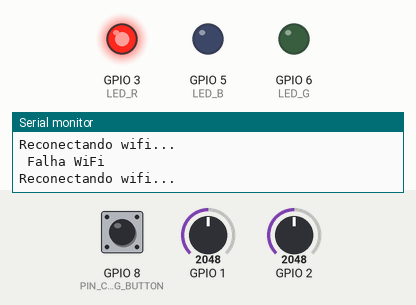
A sketch run on a simulated ESP32-S3. Parts: output pins drawn as LEDs (lit = HIGH), the last lines printed to the serial monitor. The inputs (shaded band) are chosen by the test bench; at power-on: GPIO 1 = 2048, GPIO 2 = 2048, GPIO 8 (PIN_CONFIG_BUTTON) HIGH. WiFi joins after 1.5 s; servers stay silent unless stated; EEPROM starts erased.

Above: at 16.3 s.
At 30.13 s:
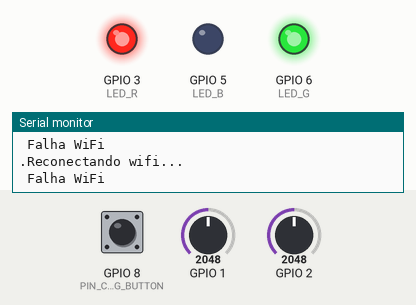
Timing chart, 0 to 41.6 s (numbered marks = the images above):
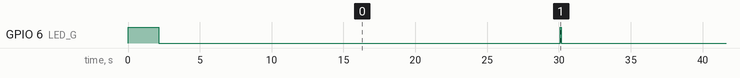

The sketch:

flowerBox.ino
```cpp
#include <SPI.h>
#include <EEPROM.h>
#include <WiFi.h>
#include <PubSubClient.h>

// ===== CONFIG =====
struct Config {
  char ssid[32];
  char password[64];
  char mqtt_server[32];
  int mqtt_port;
};

// ===== WIFI =====
int wiFiStatus = WL_IDLE_STATUS;

// ===== MQTT =====
int mqttStatus = 0;

WiFiClient wifiClient;
PubSubClient client(wifiClient);
Config config;

// ===== PINOS =====
const int PIN_LDR = A0;
const int PIN_SOIL = A1;
const int PIN_CONFIG_BUTTON = 8;
const int LED_R = 3;
const int LED_G = 6;
const int LED_B = 5;

// ===== TIMER =====
unsigned long lastRead = 0;
unsigned long lastPub = 0;
const long intervaloRead = 30000;
const unsigned long intervaloPub = 1800000;
unsigned long lastHeartbeat = 0;
const unsigned long heartbeatInterval = 1000; // 1s
unsigned long lastMQTTReset = 0;
const unsigned long MQTT_RESET_INTERVAL = 3600000; // 1h
const unsigned long REBOOT_INTERVAL = 86400000; // 1 dia
// ===== BLINK =====
unsigned long ledBlinkInicio = 0;
unsigned long ledBlinkDuracao = 0;
unsigned long ledBlinkIntervalo = 0;
unsigned long ledBlinkUltimaTroca = 0;
bool ledBlinkEstado = false;
bool ledBlinkAtivo = false;
void (*ledBlinkCor)();

// ===== DELTAS MÍNIMOS E PUBLICACAO =====
const int DELTA_LUZ = 30;
const int DELTA_UMIDADE = 50;
int lastLuminosidade = -1;
int lastUmidadeSolo = -1;

void checkWifi() {
  if (WiFi.status() == WL_CONNECTED) {
    if (!ledBlinkEstado) ledBlue();
    return;
  }
  ledRed();
  Serial.println("Reconectando wifi...");

  ledRed();
  WiFi.disconnect();
  delay(200);
  wiFiStatus = WiFi.begin(config.ssid, config.password);
  if (wiFiStatus == WL_CONNECTED) {
    Serial.print(" Reconectado. IP:");
    Serial.println(WiFi.localIP());

    client.disconnect();   // força reset MQTT
    delay(50);
//    wifiClient.stop();     // mata socket TCP

    ledBlue();
  } else {
    Serial.println(" Falha WiFi");
    iniciarBlink(ledRed, 2000, 200);
  }
}

void setup_wifi() {
  ledRed();
  if (WiFi.status() == WL_NO_SHIELD) {
    Serial.println("WiFi shield não encontrada");
    while (true);
  }

  Serial.print("Conectando WiFi");
  wiFiStatus = WiFi.begin(config.ssid, config.password);
  if (wiFiStatus == WL_CONNECTED) {
    Serial.print(" Conectado. IP:");
    Serial.println(WiFi.localIP());
    ledBlue();
  } else {
    Serial.println(" Falha WiFi");
    iniciarBlink(ledRed, 2000, 200);
  }
}

void setup_tcp() {
  Serial.println("Testando TCP real...");

  if (wifiClient.connect(config.mqtt_server, config.mqtt_port)) {
    Serial.println("TCP abriu");

    wifiClient.print("TESTE\r\n"); // força tráfego real
    delay(100);

    if (wifiClient.connected()) {
      Serial.println("TCP válido");
    } else {
      Serial.println("TCP falso positivo");
    }

    wifiClient.stop();
  } else {
    Serial.println("TCP falhou");
  }

  client.setServer(config.mqtt_server, config.mqtt_port);
  client.setBufferSize(256);
}

int lerAnalogico(int pino) {
  long soma = 0;

  for(int i=0;i<10;i++){
    soma += analogRead(pino);
    delay(3);
  }

  return soma / 10;
}

const unsigned long DEBOUNCE_TIME = 50;
bool state = HIGH;
bool lastReading = HIGH;
unsigned long lastDebounceTime = 0;

bool lerDigital(int pino) {
  bool reading = digitalRead(pino);

  if (reading != lastReading) {
    lastDebounceTime = millis();
  }

  if ((millis() - lastDebounceTime) > DEBOUNCE_TIME) {
    state = reading;
  }

  lastReading = reading;

  return state;
}

void heartbeat() {
  unsigned long now = millis();

  if (now - lastHeartbeat >= heartbeatInterval) {
    Serial.print(".");
    lastHeartbeat = now;
  }
}

void setup() {
  pinMode(PIN_CONFIG_BUTTON, INPUT_PULLUP);
  pinMode(LED_R, OUTPUT);
  pinMode(LED_G, OUTPUT);
  pinMode(LED_B, OUTPUT);

  ledGreen();
  Serial.begin(9600);
  delay(2000);
  if (digitalRead(PIN_CONFIG_BUTTON) == LOW) {
    configurarViaSerial();

    while(true); // fica parado até reiniciar
  }


  loadConfig();
  setup_wifi();
  setup_tcp();
}

void loop() {
  heartbeat();
  atualizarBlink();
  checkWifi();

  unsigned long now = millis();

  if (now > REBOOT_INTERVAL) {
    Serial.println("Reboot preventivo...");
    asm volatile ("  jmp 0"); // AVR
  }

  if (!client.connected()) {
    ledYellow();
    mqttStatus = 0;
    ensureMQTT();
  }

  if (now - lastMQTTReset > MQTT_RESET_INTERVAL) {
    Serial.println("Reset preventivo MQTT...");

    client.disconnect();
    wifiClient.stop();

    lastMQTTReset = millis();
  }

  client.loop();


  if (now - lastRead > intervaloRead) {
    lastRead = now;

    // ===== LER SENSORES =====
    int luminosidade = lerAnalogico(PIN_LDR);
    int umidadeSolo = lerAnalogico(PIN_SOIL);

    bool mudou = false;

    int deltaLum = abs(luminosidade - lastLuminosidade);
    int deltaUm = abs(umidadeSolo - lastUmidadeSolo);

    if (lastLuminosidade == -1 || deltaLum > DELTA_LUZ) {
      mudou = true;
    }

    if (lastUmidadeSolo == -1 || deltaUm > DELTA_UMIDADE) {
      mudou = true;
    }

    bool forcarPub = (now - lastPub) > intervaloPub;

    if (!mudou && !forcarPub) {
      char msg[120];
      snprintf(
        msg,
        sizeof(msg),
        "Sem mudança relevante (%d, %d)",
        deltaLum,
        deltaUm
      );
      iniciarBlink(ledGreen, 1000, 100);
      Serial.println(msg);

      return;
    }

    // salva novos valores
    lastLuminosidade = luminosidade;
    lastUmidadeSolo = umidadeSolo;
    lastPub = now;


    // ===== PAYLOAD =====
    char payload[128];

    int leituras[] = {
      lastLuminosidade,
      lastUmidadeSolo,
      1 // exemplo: estado digital
    };

    int qtd = sizeof(leituras) / sizeof(leituras[0]);

    static unsigned long msgId = 0;

    createMqttMessage(
      payload,
      sizeof(payload),
      "flowerBox",
      msgId++,
      leituras,
      qtd,
      WiFi.RSSI()
    );

    if (!client.connected()) {
      Serial.println("MQTT caiu antes do publish");
      return;
    }

    if (client.publish("micro-agricultor/flowerBox", payload)) {
      Serial.print("MQTT ok: ");
      iniciarBlink(ledGreen, 2000, 200);
    } else {
      Serial.print("state=");
      Serial.print(client.state());
      Serial.print(" connected=");
      Serial.print(client.connected());
      Serial.print("MQTT server=");
      Serial.println(config.mqtt_server);
      iniciarBlink(ledYellow, 2000, 200);
    }

    Serial.println(payload);

    Serial.println(strlen(payload));
  }
}
```

EEPROM.ino
```cpp
void loadConfig() {
  EEPROM.get(0, config);

  Serial.println("Config carregada do EEPROM:");
  Serial.print("SSID: ");
  Serial.println(config.ssid);
  Serial.print("MQTT: ");
  Serial.println(config.mqtt_server);
}
void saveConfig() {
  EEPROM.put(0, config);
  Serial.println("Config salva no EEPROM");
}

String readLine() {

  while (!Serial.available()) {
    delay(10);
  }

  String input = Serial.readStringUntil('\n');
  input.trim();
  return input;
}
void configurarViaSerial() {

  Serial.println("\n=== MODO CONFIGURACAO ===");

  Serial.print("SSID atual: ");
  Serial.println(config.ssid);
  Serial.print("Novo SSID: ");

  String ssid = readLine();
  Serial.println(ssid);
  ssid.toCharArray(config.ssid, sizeof(config.ssid));

  Serial.print("Senha WiFi: ");
  String pass = readLine();
  Serial.println("****");
  pass.toCharArray(config.password, sizeof(config.password));

  Serial.print("MQTT server: ");
  String mqtt = readLine();
  Serial.println(mqtt);
  mqtt.toCharArray(config.mqtt_server, sizeof(config.mqtt_server));

  Serial.print("MQTT port: ");
  String port = readLine();
  Serial.println(port);
  config.mqtt_port = port.toInt();

  saveConfig();
  Serial.println("Reinicie o dispositivo para aplicar novas configurações.");
}
```

led.ino
```cpp
// ===== LED COLORS =====
void ledOff() {
  digitalWrite(LED_R, LOW);
  digitalWrite(LED_G, LOW);
  digitalWrite(LED_B, LOW);
}
void ledRed() {
  digitalWrite(LED_R, HIGH);
  digitalWrite(LED_G, LOW);
  digitalWrite(LED_B, LOW);
}
void ledYellow() {
  digitalWrite(LED_R, HIGH);
  digitalWrite(LED_G, HIGH);
  digitalWrite(LED_B, LOW);
}
void ledGreen() {
  digitalWrite(LED_R, LOW);
  digitalWrite(LED_G, HIGH);
  digitalWrite(LED_B, LOW);
}
void ledBlue() {
  digitalWrite(LED_R, LOW);
  digitalWrite(LED_G, LOW);
  digitalWrite(LED_B, HIGH);
}

void iniciarBlink(void (*cor)(), unsigned long duracao, unsigned long intervalo) {
  ledBlinkCor = cor;
  ledBlinkDuracao = duracao;
  ledBlinkIntervalo = intervalo;

  ledBlinkInicio = millis();
  ledBlinkUltimaTroca = millis();

  ledBlinkEstado = true;
  ledBlinkAtivo = true;

  cor();
}
void atualizarBlink() {

  if (!ledBlinkAtivo) return;

  unsigned long now = millis();

  // terminou duração
  if (now - ledBlinkInicio >= ledBlinkDuracao) {
    ledOff();
    ledBlinkAtivo = false;
    return;
  }

  // hora de alternar
  if (now - ledBlinkUltimaTroca >= ledBlinkIntervalo) {
    ledBlinkUltimaTroca = now;
    ledBlinkEstado = !ledBlinkEstado;
    if (ledBlinkEstado)
      ledBlinkCor();
    else
      ledOff();
  }
}
```

mqtt.ino
```cpp
void createMqttMessage(
  char* buffer,
  size_t size,
  const char* deviceId,
  unsigned long msgId,
  int* values,
  int valuesCount,
  int rssi
) {
  unsigned long uptime = millis() / 1000;
  unsigned long ts = uptime;

  int offset = 0;

  // Parte inicial do JSON
  offset += snprintf(
    buffer + offset,
    size - offset,
    "{\"v\":1,\"id\":\"%s\",\"msgId\":%lu,\"uptime\":%lu,\"ts\":%lu,\"rssi\":%d,\"vals\":[",
    deviceId,
    msgId,
    uptime,
    ts,
    rssi
  );

  // Itera sobre o array
  for (int i = 0; i < valuesCount; i++) {
    offset += snprintf(
      buffer + offset,
      size - offset,
      "{\"i\":%d,\"v\":%.d}%s",
      i,
      values[i],
      (i < valuesCount - 1) ? "," : ""
    );

    // Segurança contra overflow
    if (offset >= size) break;
  }

  // Fecha JSON
  snprintf(
    buffer + offset,
    size - offset,
    "]}"
  );

}

bool ensureMQTT() {
  if (WiFi.status() != WL_CONNECTED) return false;
  if (client.connected()) return true;

  static unsigned long lastAttempt = 0;
  const unsigned long RETRY_INTERVAL = 5000;

  if (millis() - lastAttempt < RETRY_INTERVAL) return false;

  lastAttempt = millis();

  Serial.print("MQTT conectando...");

  const char* clientId = "flowerBox";

  if (client.connect(clientId)) {
    delay(200);
    if (!client.connected()) {
      Serial.println("Conectou e caiu (Arduino clássico)");
      return false;
    }

    return true;
  } else {
    Serial.print("falhou, state=");
    Serial.println(client.state());
    return false;
  }
}
```

Measured:
- by itself, GPIO 6 (LED_G): alternates HIGH for 0.06 s and LOW for 30.0 s
- by itself, everything shown: repeats every 7.3 s, in 36 steps
